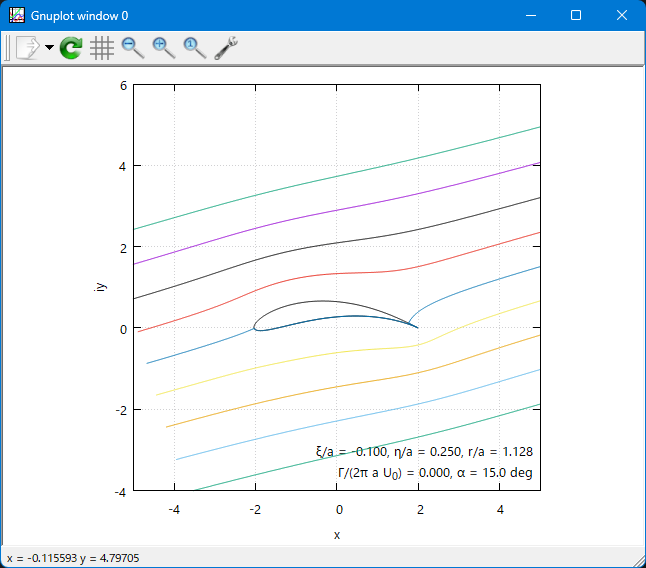

Write gnuplot code to recreate this figure.
set xlabel 'x'
set ylabel 'iy'
set grid
set xrange [-5:5]
set yrange [-5:5]
set size ratio -1
set label 1 sprintf('{/Symbol x}/a = -0.100, {/Symbol h}/a = 0.250, r/a = 1.128', -0.1, 0.25, 1.12805141726785) at graph 0.98,0.10 right
set label 2 sprintf('{/Symbol G}/(2{/Symbol p} a U_0) = 0.000, {/Symbol a} = 15.0 deg', 0, 15) at graph 0.98,0.05 right
plot \
  'airfoil.dat' using 1:2 with lines lt -1 notitle, \
  'stream_00.dat' using 1:2 with lines lw 1 notitle, \
  'stream_01.dat' using 1:2 with lines lw 1 notitle, \
  'stream_02.dat' using 1:2 with lines lw 1 notitle, \
  'stream_03.dat' using 1:2 with lines lw 1 notitle, \
  'stream_04.dat' using 1:2 with lines lw 1 notitle, \
  'stream_05.dat' using 1:2 with lines lw 1 notitle, \
  'stream_06.dat' using 1:2 with lines lw 1 notitle, \
  'stream_07.dat' using 1:2 with lines lw 1 notitle, \
  'stream_08.dat' using 1:2 with lines lw 1 notitle
